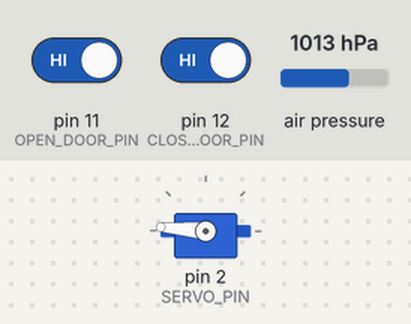
Simulated run of this sketch. Board: Arduino Uno, built with avr-gcc and run on an emulated ATmega328P. Parts: servo. The test bench sets the inputs (shaded band); at power-on: air pressure 1013 hPa, pin 11 (OPEN_DOOR_PIN) HIGH, pin 12 (CLOSE_DOOR_PIN) HIGH.

Above: at 1.2 s.
1.3 s: air pressure set to 1015 hPa
At 1.7 s:
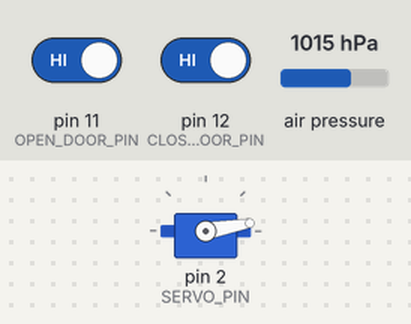
Timing chart, 0 to 4.3 s (numbered marks = the images above; inputs shaded):
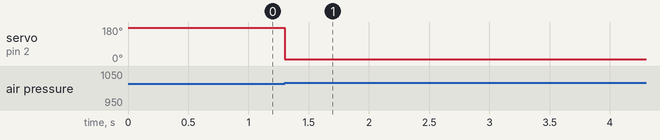

Measured:
- the behaviour switches between 1013 and 1014 hPa on air pressure (found by bisection; images 0 and 1)
- after the input at 1.3 s, servo on pin 2 (SERVO_PIN): 175° → 10° at once

The sketch:

rocket_1.ino
```cpp
#include <Wire.h>
#include <Servo.h>
#include <Adafruit_Sensor.h>
#include <Adafruit_BMP085_U.h>

Servo myservo;
Adafruit_BMP085_Unified bmp = Adafruit_BMP085_Unified(10085);

const int SERVO_PIN = 2;
const int CLOSE_DOOR_PIN = 12;
const int OPEN_DOOR_PIN = 11;
const int PRESS_SENSOR_WORK_PIN = 4;
const int PRESS_SENSOR_NOT_WORK_PIN = 3;

bool isPressureSensorReady = false;
int servoOpenPos = 10;
int servoClosePos = 175;
int altDiff = 2;
float startAlt = 0;
float maxAlt = 0;
float currentAlt = 0;

float getCurrentAltitude() {
  sensors_event_t event;
  float seaLevelPressure = SENSORS_PRESSURE_SEALEVELHPA;

  bmp.getEvent(&event);

  return bmp.pressureToAltitude(seaLevelPressure, event.pressure);
}

void toggleParachuteState(bool state) {
  myservo.write(state ? servoOpenPos : servoClosePos);
}

void openParachuteByConditions(float maxAlt, float currentAlt, int altDiff) {
  if (maxAlt - currentAlt > altDiff) {
    toggleParachuteState(true);
  }
}

void buttonsListener() {
  bool isOpnenDoorBtnClicked = digitalRead(OPEN_DOOR_PIN);
  bool isCloseDoorBtnClicked = digitalRead(CLOSE_DOOR_PIN);

  if (!isOpnenDoorBtnClicked) {
    toggleParachuteState(true);
  }

  if (!isCloseDoorBtnClicked) {
    toggleParachuteState(false);
  }
}

void toggleWorkIndicator(bool state) {
  digitalWrite(PRESS_SENSOR_WORK_PIN, state);
  digitalWrite(PRESS_SENSOR_NOT_WORK_PIN, !state);
}

void logAltitude() {
  Serial.print("isPressureSensorReady: ");
  Serial.println(isPressureSensorReady);

  Serial.print("openBtn: ");
  Serial.println(digitalRead(OPEN_DOOR_PIN));

  Serial.print("closeBtn: ");
  Serial.println(digitalRead(CLOSE_DOOR_PIN));

  Serial.print("current: ");
  Serial.println(currentAlt);

  Serial.print("start: ");
  Serial.println(startAlt);

  Serial.print("max: ");
  Serial.println(maxAlt);
  Serial.println("__________________");
}

void setup(void) {
  isPressureSensorReady = bmp.begin();

  Serial.begin(9600);
  myservo.attach(SERVO_PIN);
  pinMode(CLOSE_DOOR_PIN, INPUT_PULLUP);
  pinMode(OPEN_DOOR_PIN, INPUT_PULLUP);
  pinMode(PRESS_SENSOR_WORK_PIN, OUTPUT);
  pinMode(PRESS_SENSOR_NOT_WORK_PIN, OUTPUT);
  toggleParachuteState(false);
  toggleWorkIndicator(isPressureSensorReady);

  startAlt = getCurrentAltitude();
}

void loop(void) {
  currentAlt = getCurrentAltitude();
  maxAlt = currentAlt > maxAlt ? currentAlt : maxAlt;

  buttonsListener();
  openParachuteByConditions(maxAlt, currentAlt, altDiff);
  toggleWorkIndicator(isPressureSensorReady);
//  logAltitude();
}
```
